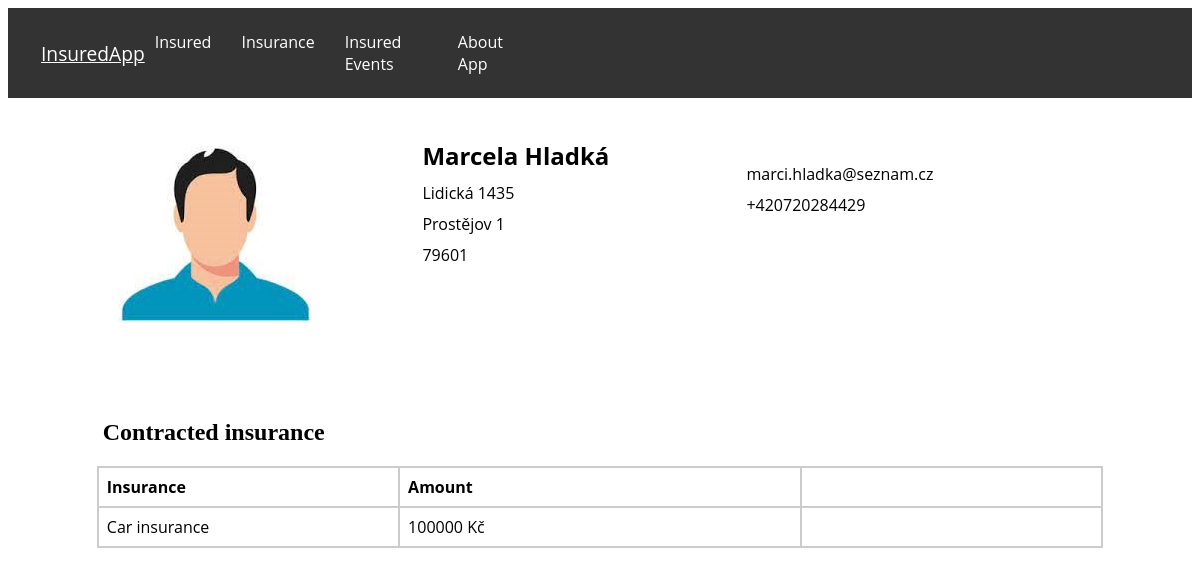
/insured/8/, run on the app's committed database.
### evidence/models.py (models this page shows, shortened)
class Insured(models.Model):
    ROLE_CHOICES = (
         ('insurer', 'Insurer'),
         ('insured', 'Insured'),
    )
    first_name = models.CharField(max_length=100)
    profile_photo = models.ImageField(upload_to='profile_photos', blank=True, null=True)
    last_name = models.CharField(max_length=100)
    email = models.EmailField()
    role = models.CharField(max_length=10, choices=ROLE_CHOICES, null=True)
    street = models.CharField(max_length=100)
    city = models.CharField(max_length=64)
    zipcode = models.IntegerField()
    phone = models.CharField(max_length=16)

class Insurance(models.Model):
    INSURANCE_TYPE = (
        ('home', 'Home insurance'),
        ('car', 'Car insurance'),
        ('property', 'Property insurance'),
    )
    insurance = models.ForeignKey(Insured, related_name='insurance', on_delete=models.CASCADE)
    type = models.CharField(max_length=32, choices=INSURANCE_TYPE)
    subject = models.CharField(max_length=32)
    amount = models.IntegerField()
    valid_from = models.DateTimeField()
    valid_until = models.DateTimeField()

### evidence/views.py (the view)
# urls.py: path('insured/<int:insured_id>/', views.insured_detail, name='insured_detail'),
def insured_detail(request, insured_id):
    insured = get_object_or_404(Insured, pk=insured_id)
    return render(request, 'insured_detail.html', {'insured': insured})

### evidence/templates/insured_detail.html (shortened to what this page needs)
{% extends 'base.html' %}
{% load static %}
{% block content %}
    <div class="insured-info">
        <div class="thumbnail">
            {% if insured.profile_photo %}
                <img src="{{ insured.profile_photo.url }}" alt="Thumbnail">
            {% else %}
                <img src="{% static 'evidence/default_thumbnail.jpg' %}" alt="Default Thumbnail">
            {% endif %}
        </div>
        <div class="personal-info">
            <p class="name">{{ insured.first_name }} {{ insured.last_name }}</p>
            <p>{{ insured.street }}</p>
            <p>{{ insured.city }}</p>
            <p>{{ insured.zipcode }}</p>
        </div>
        <div class="contact-info">
            <p>{{ insured.email }}</p>
            <p>{{ insured.phone }}</p>
        </div>
    </div>
    <div class="insured-policies">
        <h2 class="insured-h">Contracted insurance</h2>
        <table class="policies-table">
            <thead>
                <tr>
                    <th>Insurance</th>
                    <th>Amount</th>
                    <th></th>
                </tr>
            </thead>
            <tbody>
            {% for policy in insured.insurance.all %}
                <tr>
                    <td>{{ policy.get_type_display }}</td>
                    <td>{{ policy.amount }} Kč</td>
                    <td></td>
                </tr>
            {% endfor %}
            </tbody>
        </table>
    </div>
{% endblock %}

### static/css/style.css (style rules this page uses)
.insured-h { margin-top: 5%; margin-left: 8%; }
.insured-table, .policies-table { width: 85%; margin-top: 20px; margin-left: auto; margin-right: auto; border-collapse: collapse; font-family: 'Open Sans', sans-serif; }
.insured-table th, .insured-table td, .policies-table th, .policies-table td { padding: 8px; border: 2px solid #ccc; }
.policies-table th:nth-child(2), .policies-table td:nth-child(2) { width: 40%; }
.policies-table th:nth-child(1), .policies-table td:nth-child(1), .policies-table th:nth-child(3), .policies-table td:nth-child(3) { width: 30%; }
.insured-table th, .policies-table th { text-align: left; }
.insured-info { display: flex; align-items: flex-start; margin-top: 20px; font-family: 'Open Sans', sans-serif; }
.thumbnail { margin: 1% 0 0 8%; }
.personal-info { margin: 1% 0 0 8%; }
.personal-info p { margin: 5% 0; }
.contact-info { margin: 3% 0 0 10%; }
.contact-info p { margin: 5% 0 0 10%; }
.name { font-size: 24px; font-weight: bold; margin-bottom: 10px; }

### data on the page
Insured: first_name "Marcela", last_name "Hladká", street "Lidická 1435", city "Prostějov 1", zipcode "79601", email "marci.hladka@seznam.cz", phone "+420720284429"
Insurance: type "Car insurance", amount "100000"
